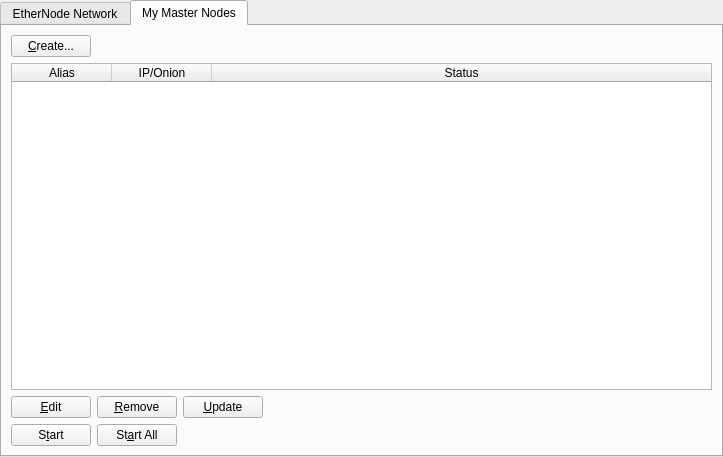
<?xml version="1.0" encoding="UTF-8"?>
<ui version="4.0">
 <class>MasternodeManager</class>
 <widget class="QWidget" name="MasternodeManager">
  <property name="geometry">
   <rect>
    <x>0</x>
    <y>0</y>
    <width>723</width>
    <height>457</height>
   </rect>
  </property>
  <property name="windowTitle">
   <string>Form</string>
  </property>
  <layout class="QVBoxLayout" name="topLayout">
   <property name="leftMargin">
    <number>0</number>
   </property>
   <property name="topMargin">
    <number>0</number>
   </property>
   <property name="rightMargin">
    <number>0</number>
   </property>
   <property name="bottomMargin">
    <number>0</number>
   </property>
   <item>
    <layout class="QVBoxLayout" name="verticalLayout">
     <property name="bottomMargin">
      <number>0</number>
     </property>
     <item>
      <widget class="QTabWidget" name="tabWidget">
       <property name="currentIndex">
        <number>1</number>
       </property>
       <widget class="QWidget" name="tab">
        <attribute name="title">
         <string>EtherNode Network</string>
        </attribute>
        <layout class="QGridLayout" name="gridLayout">
         <item row="1" column="0">
          <widget class="QTableWidget" name="tableWidget">
           <property name="editTriggers">
            <set>QAbstractItemView::NoEditTriggers</set>
           </property>
           <property name="alternatingRowColors">
            <bool>true</bool>
           </property>
           <property name="selectionBehavior">
            <enum>QAbstractItemView::SelectRows</enum>
           </property>
           <property name="sortingEnabled">
            <bool>true</bool>
           </property>
           <attribute name="horizontalHeaderStretchLastSection">
            <bool>true</bool>
           </attribute>
           <column>
            <property name="text">
             <string>Address</string>
            </property>
           </column>
           <column>
            <property name="text">
             <string>Rank</string>
            </property>
           </column>
           <column>
            <property name="text">
             <string>Active</string>
            </property>
           </column>
           <column>
            <property name="text">
             <string>Active (secs)</string>
            </property>
           </column>
           <column>
            <property name="text">
             <string>Last Seen</string>
            </property>
           </column>
           <column>
            <property name="text">
             <string>Pubkey</string>
            </property>
           </column>
          </widget>
         </item>
         <item row="0" column="0">
          <layout class="QHBoxLayout" name="horizontalLayout_3">
           <property name="bottomMargin">
            <number>0</number>
           </property>
           <item>
            <widget class="QLabel" name="label_2">
             <property name="text">
              <string>EtherNode Node Count:</string>
             </property>
            </widget>
           </item>
           <item>
            <widget class="QLabel" name="countLabel">
             <property name="text">
              <string>0</string>
             </property>
            </widget>
           </item>
           <item>
            <spacer name="horizontalSpacer_3">
             <property name="orientation">
              <enum>Qt::Horizontal</enum>
             </property>
             <property name="sizeHint" stdset="0">
              <size>
               <width>40</width>
               <height>20</height>
              </size>
             </property>
            </spacer>
           </item>
          </layout>
         </item>
        </layout>
       </widget>
       <widget class="QWidget" name="tab_2">
        <attribute name="title">
         <string>My Master Nodes</string>
        </attribute>
        <layout class="QGridLayout" name="gridLayout_2">
         <item row="0" column="0">
          <layout class="QVBoxLayout" name="verticalLayout_2">
           <property name="bottomMargin">
            <number>0</number>
           </property>
           <item>
            <layout class="QHBoxLayout" name="horizontalLayout">
             <item>
              <widget class="QPushButton" name="createButton">
               <property name="text">
                <string>&amp;Create...</string>
               </property>
              </widget>
             </item>
             <item>
              <spacer name="horizontalSpacer">
               <property name="orientation">
                <enum>Qt::Horizontal</enum>
               </property>
               <property name="sizeHint" stdset="0">
                <size>
                 <width>40</width>
                 <height>20</height>
                </size>
               </property>
              </spacer>
             </item>
            </layout>
           </item>
           <item>
            <widget class="QTableWidget" name="tableWidget_2">
             <property name="minimumSize">
              <size>
               <width>695</width>
               <height>0</height>
              </size>
             </property>
             <property name="editTriggers">
              <set>QAbstractItemView::NoEditTriggers</set>
             </property>
             <property name="alternatingRowColors">
              <bool>true</bool>
             </property>
             <property name="selectionMode">
              <enum>QAbstractItemView::SingleSelection</enum>
             </property>
             <property name="selectionBehavior">
              <enum>QAbstractItemView::SelectRows</enum>
             </property>
             <attribute name="horizontalHeaderStretchLastSection">
              <bool>true</bool>
             </attribute>
             <column>
              <property name="text">
               <string>Alias</string>
              </property>
             </column>
             <column>
              <property name="text">
               <string>IP/Onion</string>
              </property>
             </column>
             <column>
              <property name="text">
               <string>Status</string>
              </property>
             </column>
            </widget>
           </item>
           <item>
            <layout class="QHBoxLayout" name="horizontalLayout_2">
             <property name="bottomMargin">
              <number>0</number>
             </property>
             <item>
              <widget class="QPushButton" name="editButton">
               <property name="text">
                <string>&amp;Edit</string>
               </property>
              </widget>
             </item>
             <item>
              <widget class="QPushButton" name="removeButton">
               <property name="text">
                <string>&amp;Remove</string>
               </property>
              </widget>
             </item>
             <item>
              <widget class="QPushButton" name="UpdateButton">
               <property name="text">
                <string>&amp;Update</string>
               </property>
              </widget>
             </item>
             <item>
              <spacer name="horizontalSpacer_2">
               <property name="orientation">
                <enum>Qt::Horizontal</enum>
               </property>
               <property name="sizeHint" stdset="0">
                <size>
                 <width>40</width>
                 <height>20</height>
                </size>
               </property>
              </spacer>
             </item>
            </layout>
           </item>
           <item>
            <layout class="QHBoxLayout" name="horizontalLayout_4">
             <property name="bottomMargin">
              <number>0</number>
             </property>
            </layout>
           </item>
           <item>
            <layout class="QHBoxLayout" name="horizontalLayout_5">
             <property name="bottomMargin">
              <number>0</number>
             </property>
             <item>
              <widget class="QPushButton" name="startButton">
               <property name="text">
                <string>S&amp;tart</string>
               </property>
              </widget>
             </item>
             <item>
              <widget class="QPushButton" name="startAllButton">
               <property name="text">
                <string>St&amp;art All</string>
               </property>
              </widget>
             </item>
             <item>
              <spacer name="horizontalSpacer_5">
               <property name="orientation">
                <enum>Qt::Horizontal</enum>
               </property>
               <property name="sizeHint" stdset="0">
                <size>
                 <width>40</width>
                 <height>20</height>
                </size>
               </property>
              </spacer>
             </item>
            </layout>
           </item>
          </layout>
         </item>
        </layout>
       </widget>
      </widget>
     </item>
    </layout>
   </item>
  </layout>
 </widget>
 <resources/>
 <connections/>
</ui>
